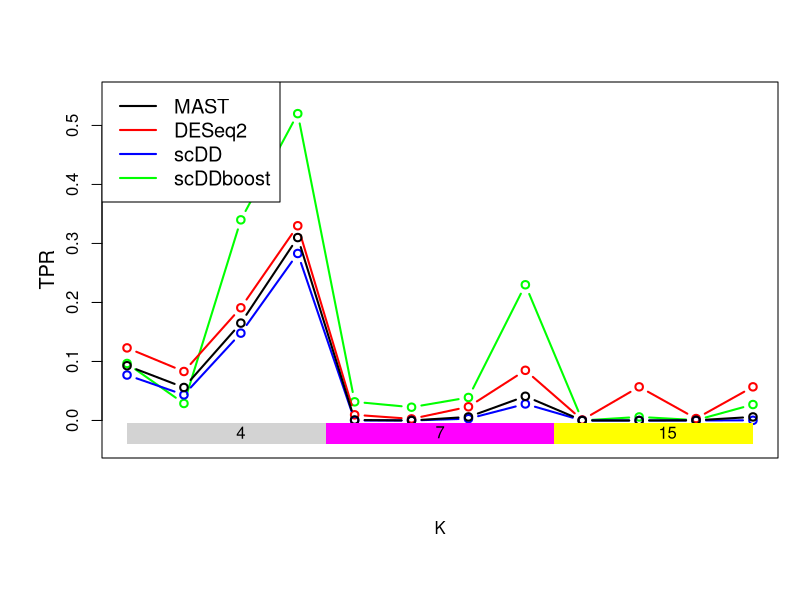
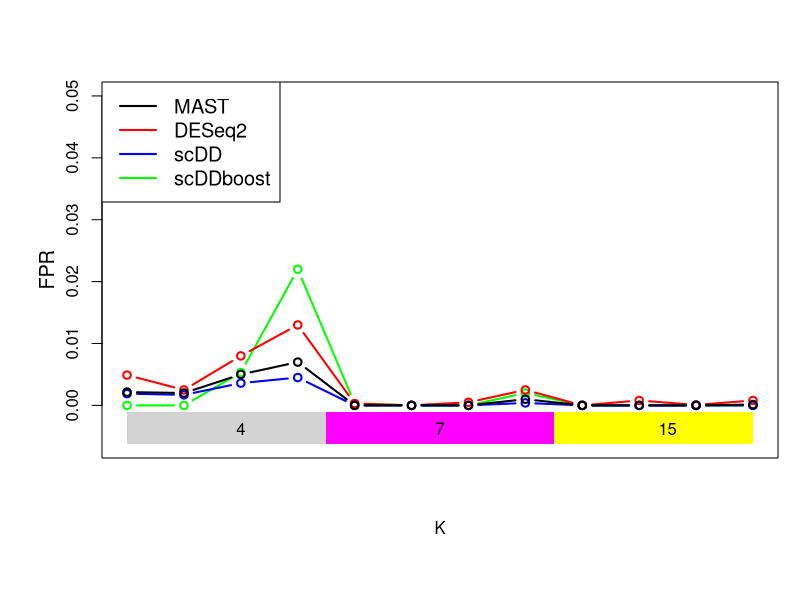
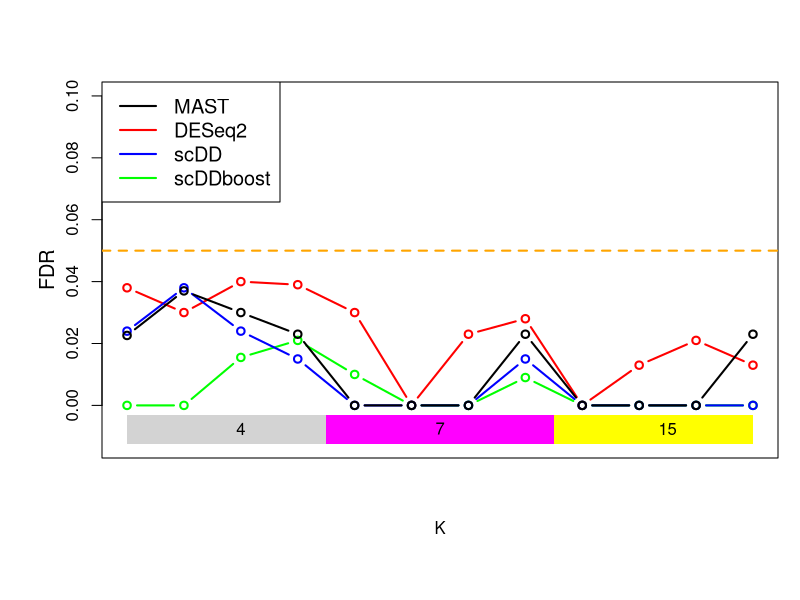

Source code (R) for these figures, in order:
library(ggplot2)

#True positive rate, False positive rate, FDR order from K = 3, 7, 15 and (0.1,0.4), (-0.1, 0.3), (0.3, 0.5) , (-0.1,1)

# MAST
TP_mst = c(0.0928,0.0559,0.165,0.31,0.0008,0,0.006,0.041,0,0,0.00029,0.006)
FP_mst = c(0.00215,0.002,0.005,0.007,0,0,0,0.001,0,0,0,0.00014)
FDR_mst = c(0.0226,0.037,0.03,0.023,0,0,0,0.023,0,0,0,0.023)

# scDD
TP_sc = c(0.077,0.0434,0.148,0.283,0,0,0.003,0.028,0,0,0,0.00029)
FP_sc = c(0.0019,0.0017,0.0036,0.0045,0,0,0,0.0004,0,0,0,0)
FDR_sc = c(0.024,0.038,0.024,0.015,0,0,0,0.015,0,0,0,0)

# DESeq2
TP_des = c(0.123,0.083,0.191,0.33,0.0096,0.0027,0.0232,0.085,0.00094,0.057,0.00326,0.057)
FP_des = c(0.0049,0.0025,0.008,0.013,0.0003,0,0.0005,0.0025,0,0.0008,0.00007,0.0008)
FDR_des = c(0.038,0.03,0.04,0.039,0.03,0,0.023,0.028,0,0.013,0.021,0.013)

# scDDboost
TP_scb = c(0.0966,0.0288,0.34,0.52,0.0316,0.0225,0.039,0.23,0,0.006,0.00065,0.027)
FP_scb = c(0,0,0.0053,0.022,0.0003,0,0,0.002,0,0,0,0)
FDR_scb = c(0,0,0.0155,0.021,0.01,0,0,0.009,0,0,0,0)


pdf("simuTPR.pdf", height = 6, width = 10)
par(mar=c(7,5,4,1)+.1)
plot(TP_scb, type = "b", lwd = 2, col = "green", 
     ylab = "", xaxt = 'n', xlab = "K", ylim = c(-0.04,0.55))
mtext("TPR", side=2, line=2.2, cex=1.2, yaxt = 'n')
lines(TP_des , type = "b", lwd = 2, col = "red")
lines( TP_sc , type = "b", lwd = 2, col = "blue")
lines( TP_mst , type = "b", lwd = 2)
#axis(1, at=1:12, cex.axis= 1.2, las = 2) 
legend("topleft", legend=c("MAST", "DESeq2", "scDD", "scDDboost"),
       col=c("black", "red", "blue","green"),lty = 1, cex = 1.2,lwd = 2)
polygon( c(1,1, 4.5 ,4.5) , c(-0.04,-0.005,-0.005,-0.04) , col="lightgrey",
         border=FALSE )
text( 3,  -0.02, "4" )

polygon( c(4.5,4.5, 8.5 ,8.5) , c(-0.04,-0.005,-0.005,-0.04) , col="magenta",
         border=FALSE )
text( 6.5,  -0.02, "7" )

polygon( c(8.5,8.5, 12 ,12) , c(-0.04,-0.005,-0.005,-0.04) , col="yellow",
         border=FALSE )
text( 10.5,  -0.02, "15" )
dev.off()


pdf("simuFPR.pdf", height = 6, width = 10)
par(mar=c(7,5,4,1)+.1)
plot(FP_scb, type = "b", lwd = 2, col = "green", 
     ylab = "", xaxt = 'n', xlab = "K", ylim = c(-0.025/4,0.05))
mtext("FPR", side=2, line=2.2, cex=1.2, yaxt = 'n')
lines(FP_des , type = "b", lwd = 2, col = "red")
lines( FP_sc , type = "b", lwd = 2, col = "blue")
lines( FP_mst , type = "b", lwd = 2)
#axis(1, at=1:12, cex.axis= 1.2, las = 2) 
legend("topleft", legend=c("MAST", "DESeq2", "scDD", "scDDboost"),
       col=c("black", "red", "blue","green"),lty = 1, cex = 1.2,lwd = 2)
polygon( c(1,1, 4.5 ,4.5) , c(-0.025/4,-0.001,-0.001,-0.025/4) , col="lightgrey",
         border=FALSE )
text( 3,  -0.015/4, "4" )

polygon( c(4.5,4.5, 8.5 ,8.5) , c(-0.025/4,-0.001,-0.001,-0.025/4) , col="magenta",
         border=FALSE )
text( 6.5,  -0.015/4, "7" )

polygon( c(8.5,8.5, 12 ,12) , c(-0.025/4,-0.001,-0.001,-0.025/4) , col="yellow",
         border=FALSE )
text( 10.5,  -0.015/4, "15" )
dev.off()

pdf("simuFDR.pdf", height = 6, width = 10)
par(mar=c(7,5,4,1)+.1)
plot(FDR_scb, type = "b", lwd = 2, col = "green",
ylab = "", xaxt = 'n', xlab = "K", ylim = c(-0.025 / 2,0.1))
abline(a=0.05,b=0,lwd = 2,lty = 2,col = "orange")
mtext("FDR", side=2, line=2.2, cex=1.2, yaxt = 'n')
lines(FDR_des , type = "b", lwd = 2, col = "red")
lines( FDR_sc , type = "b", lwd = 2, col = "blue")
lines( FDR_mst , type = "b", lwd = 2)
#axis(1, at=1:12, cex.axis= 1.2, las = 2)
legend("topleft", legend=c("MAST", "DESeq2", "scDD", "scDDboost"),
col=c("black", "red", "blue","green"),lty = 1, cex = 1.2,lwd = 2)
polygon( c(1,1, 4.5 ,4.5) , c(-0.025 / 2,-0.003,-0.003,-0.025 / 2) , col="lightgrey",
border=FALSE )
text( 3,  -0.015 / 2, "4" )

polygon( c(4.5,4.5, 8.5 ,8.5) , c(-0.025 / 2,-0.003,-0.003,-0.025 / 2) , col="magenta",
border=FALSE )
text( 6.5,  -0.015 / 2, "7" )

polygon( c(8.5,8.5, 12 ,12) , c(-0.025 / 2,-0.003,-0.003,-0.025 / 2) , col="yellow",
border=FALSE )
text( 10.5,  -0.015 / 2, "15" )
dev.off()
